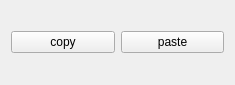
<?xml version="1.0" encoding="UTF-8"?>
<ui version="4.0">
 <class>WindowB</class>
 <widget class="QWidget" name="WindowB">
  <property name="enabled">
   <bool>true</bool>
  </property>
  <property name="geometry">
   <rect>
    <x>0</x>
    <y>0</y>
    <width>235</width>
    <height>85</height>
   </rect>
  </property>
  <property name="windowTitle">
   <string>WindowB</string>
  </property>
  <layout class="QGridLayout" name="gridLayout">
   <item row="0" column="0">
    <widget class="QPushButton" name="copyButton">
     <property name="text">
      <string>copy</string>
     </property>
    </widget>
   </item>
   <item row="0" column="1">
    <widget class="QPushButton" name="pasteButton">
     <property name="text">
      <string>paste</string>
     </property>
    </widget>
   </item>
  </layout>
 </widget>
 <resources/>
 <connections/>
</ui>
